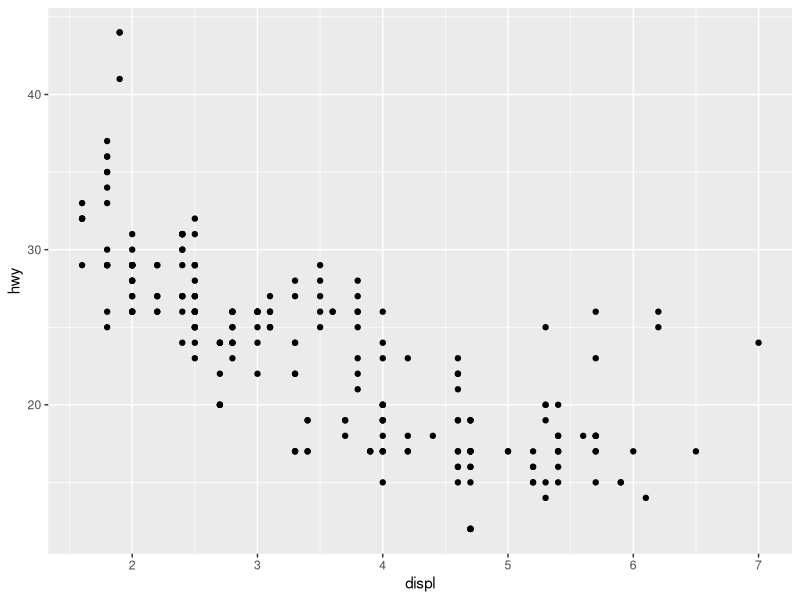
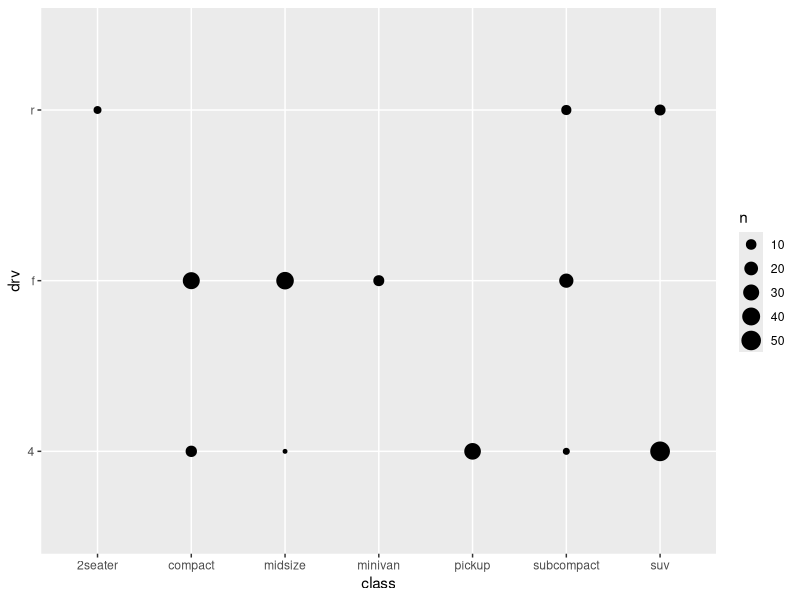
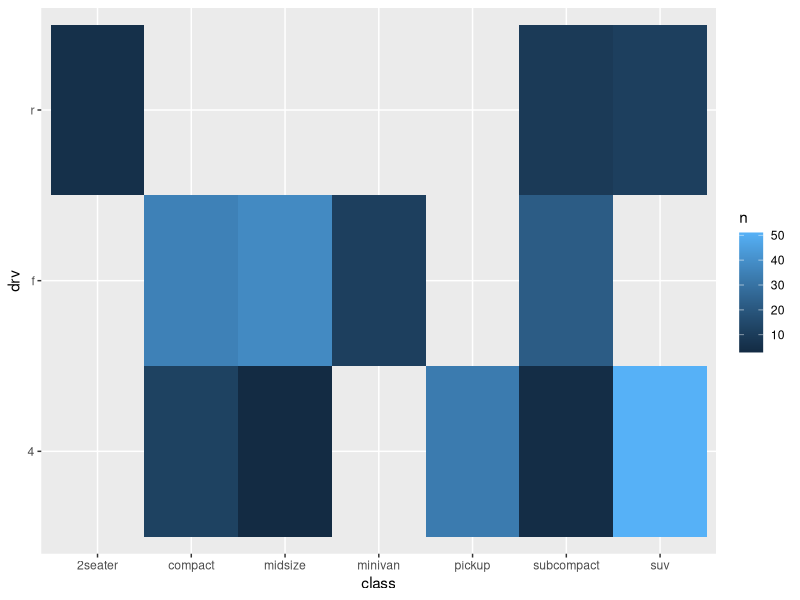
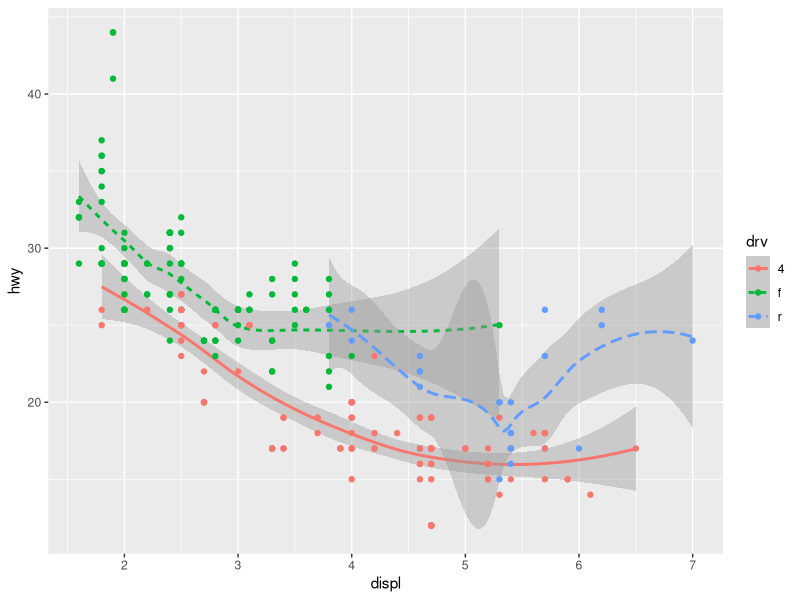
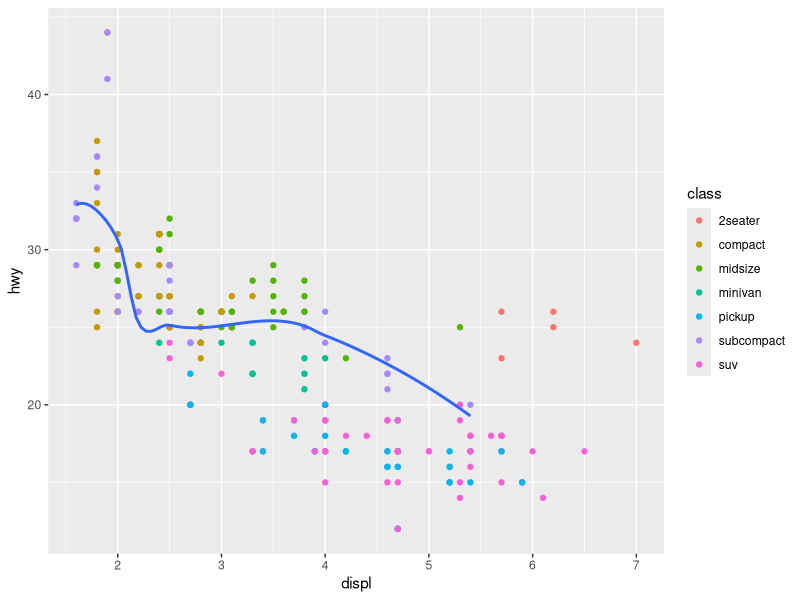
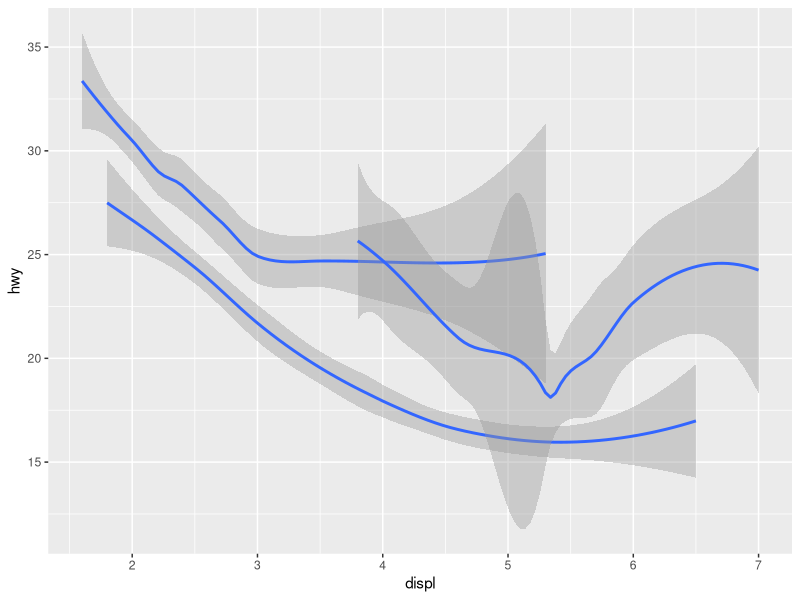
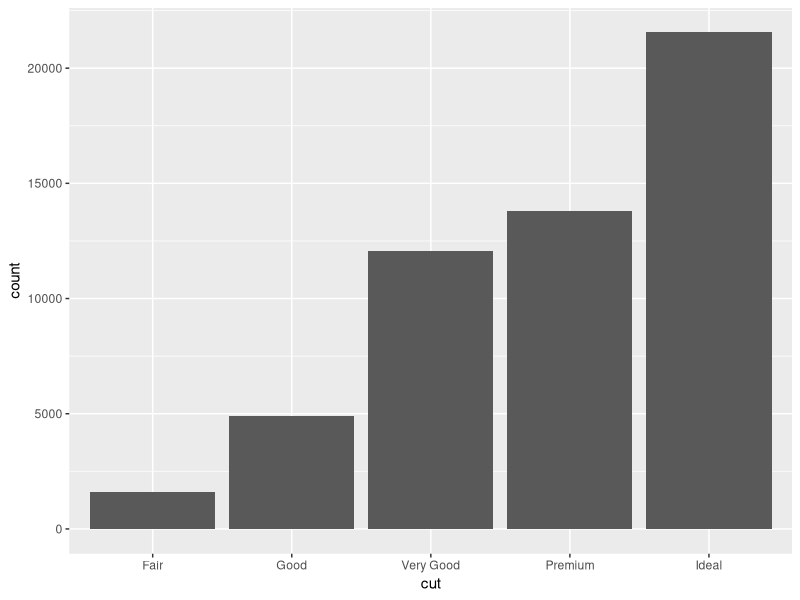
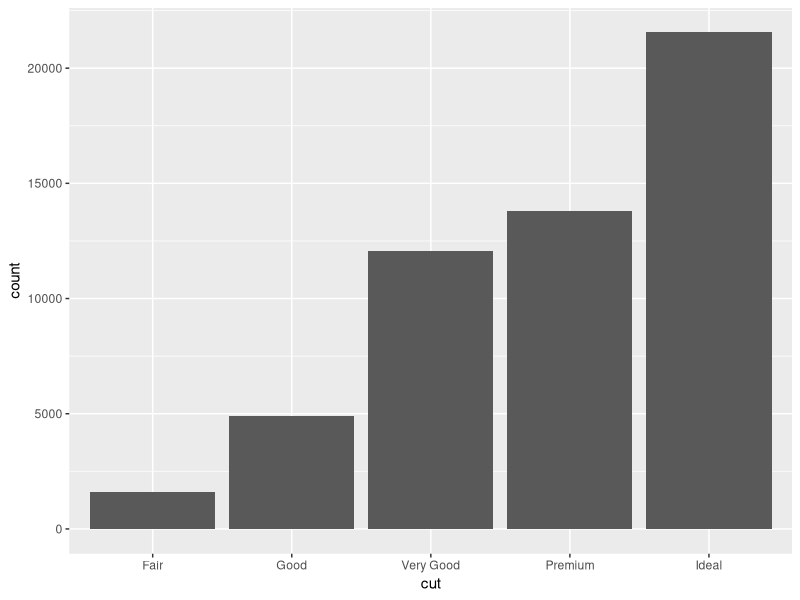

These charts were generated, in order, by the following R code:
## ---- chunk 1
knitr::opts_chunk$set(echo = TRUE)
## ---- chunk 2
library(tidyverse)

## ---- chunk 3

head(mpg)

ggplot(mpg, aes(displ, hwy))+
  geom_point()

## ---- chunk 4

ggplot(mpg, aes(class, drv))+
  geom_count()

## ---- chunk 5

count(mpg, class, drv) %>% 
  ggplot(aes(class, drv))+
  geom_tile(aes(fill = n))

## ---- chunk 6
ggplot(mpg, aes(displ, hwy))+
  geom_smooth(aes(linetype=drv, color=drv))+
  geom_point(aes(color=drv))


ggplot(mpg, aes(displ, hwy))+
  geom_point(aes(color=class))+
  geom_smooth(data = filter(mpg, class == "subcompact"), se=F)

ggplot(data = mpg) +
  geom_smooth(mapping = aes(x = displ, y = hwy, group = drv))
## ---- chunk 7
ggplot(diamonds, aes(cut))+
  geom_bar()

#another way of using stat to plot the same geom
ggplot(diamonds)+
  stat_count(aes(x=cut))
## ---- chunk 8
ggplot(data = mpg, mapping = aes(x = cty, y = hwy)) + 
  geom_jitter(width = 1, height = 2)
## ---- chunk 9
ggplot(mpg, aes(drv, hwy))+
  geom_boxplot()
## ---- chunk 10
ggplot(diamonds, aes(carat))+
  geom_histogram(binwidth = 0.5)
## ---- chunk 11
ggplot(diamonds, aes(carat, color=cut))+
  geom_freqpoly(binwidth = 0.1)
## ---- chunk 12
ggplot(mpg, aes(displ, hwy))+
  geom_point(aes(color=class, shape=class))
## ---- chunk 13
ggplot(mpg, aes(displ, hwy))+
  geom_point(color="white", shape=24, fill="pink", stroke=1, size=3)
## ---- chunk 14
ggplot(mpg, aes(displ, hwy))+
  geom_point(aes(color= displ<5 | hwy<=20))
## ---- chunk 15
ggplot(mpg, aes(displ, hwy))+
  geom_point()+
  facet_wrap(~class,nrow = 4)

ggplot(mpg, aes(displ, hwy))+
  geom_point()+
  facet_wrap(~class ~drv)
## ---- chunk 16
ggplot(mpg, aes(displ, hwy))+
  geom_point()+
  facet_grid(class~drv)

ggplot(mpg, aes(displ, hwy))+
  geom_point()+
  facet_grid(.~drv)

ggplot(mpg, aes(displ, hwy))+
  geom_point()+
  facet_grid(drv~.)
## ---- chunk 17
demo <- tribble(
   ~cut,         ~freq,
  "Fair",       1610,
  "Good",       4906,
  "Very Good",  12082,
  "Premium",    13791,
  "Ideal",      21551
)

ggplot(demo)+
  geom_bar(aes(cut, freq), stat = "identity")
## ---- chunk 18
ggplot(diamonds)+
  geom_bar(aes(cut, stat(prop), group=1))
## ---- chunk 19
ggplot(diamonds)+
  stat_summary(
    aes(cut, depth),
    fun.max = max,
    fun.min = min,
    fun = median
  )

#another way of using geom to plot the same plot
ggplot(diamonds)+
  geom_pointrange(
    aes(cut, depth),
    stat = "summary",
    fun.max = max,
    fun.min = min,
    fun = median
  )
## ---- chunk 20
ggplot(diamonds, aes(cut))+
  geom_bar(aes(fill=clarity))
## ---- chunk 21
ggplot(diamonds, aes(cut, color=clarity))+
  geom_bar(fill = NA, position = "identity")
## ---- chunk 22
ggplot(diamonds, aes(cut, fill=clarity))+
  geom_bar(position = "fill")
## ---- chunk 23
ggplot(diamonds, aes(cut, fill=clarity))+
  geom_bar(position = "dodge")
## ---- chunk 24
#see geom_jitter as well
ggplot(mpg, aes(displ, hwy))+
  geom_point(position = "jitter")
## ---- chunk 25
ggplot(mpg, aes(drv, hwy))+
  geom_boxplot()+
  coord_flip()
## ---- chunk 26
nz <- map_data("nz")

ggplot(nz, aes(long, lat, group=group))+
  geom_polygon(fill="white", color="black")+
  coord_quickmap()
## ---- chunk 27
ggplot(diamonds)+
  geom_bar(aes(cut, fill=cut), show.legend = F)+
  labs(x=NULL, y=NULL)+
  coord_polar()

#theta = "y" maps y to the angle of each section
ggplot(mpg, aes(x=factor(1), fill=drv))+
  geom_bar()+
  coord_polar(theta = "y")
## ---- chunk 28
ggplot(mpg, aes(cty, hwy))+
  geom_point()+
  geom_abline()+
  coord_fixed()
## ---- chunk 29
ggplot(diamonds, aes(x=y))+
  geom_histogram(binwidth = 0.5)+
  coord_cartesian(ylim = c(0,50))
## ---- chunk 30
ggplot(mpg, aes(displ, hwy))+
  geom_point(aes(color = class))+
  geom_smooth(se=F)+
  labs(
    title = "Fuel efficiency generally decreases with engine size",
    subtitle = "Two seaters (sports cars) are an exception because of their light weigh",
    caption = "Data from fueleconomy.gov",
    x = "Engine displacement (L)",
    y = "Highway fuel economy (mpg)",
    color = "Car type"
  )
## ---- chunk 31
best_in_class <- mpg %>% 
  group_by(class) %>% 
  filter(row_number(desc(hwy))==1)

ggplot(mpg, aes(displ, hwy))+
  geom_point(aes(color = class))+
  geom_text(aes(label = model), data = best_in_class)
## ---- chunk 32
ggplot(mpg, aes(displ, hwy))+
  geom_point(aes(color = class))+
  geom_label(aes(label = model), data = best_in_class, nudge_y = 2, alpha = 0.3)
## ---- chunk 33
ggplot(mpg, aes(displ, hwy))+
  geom_point(aes(color=class))+
  theme(legend.position = "none") #or "top", "bottom", "left", "right"(default)
## ---- chunk 34
ggplot(mpg, aes(displ, hwy))+
  geom_point(aes(color=class))+
  scale_x_continuous(labels = NULL)+
  scale_y_continuous(breaks = seq(15,40, by=5))
## ---- chunk 35
ggplot(mpg, aes(displ, hwy, color = drv))+
  geom_point()+
  scale_color_manual(values = c(`4`= "pink", f = "blue", r = "yellow"))
## ---- chunk 36
df <- tibble(
  x = rnorm(10000),
  y = rnorm(10000)
)

ggplot(df, aes(x,y))+
  geom_hex()+
  coord_fixed()+
  scale_fill_gradient(low = "white", high = "red")
## ---- chunk 37
ggplot(mpg, mapping = aes(displ, hwy)) +
  geom_point(aes(color = class)) +
  geom_smooth() +
  coord_cartesian(xlim = c(5, 7), ylim = c(10, 30))
## ---- chunk 38
#this example show it's hard to compare two plot with different x-axis, y-axis, and color aesthetic with different range.
suv <- mpg %>% filter(class == "suv")
compact <- mpg %>% filter(class == "compact")

ggplot(suv, aes(displ, hwy, colour = drv)) +
  geom_point()

ggplot(compact, aes(displ, hwy, colour = drv)) +
  geom_point()

#other than faceting to solve the problem, we can use the below solution if we want to have 2 plots for comparison.
x_scale <- scale_x_continuous(limits = range(mpg$displ))
y_scale <- scale_y_continuous(limits = range(mpg$hwy))
col_scale <- scale_colour_discrete(limits = unique(mpg$drv))

ggplot(suv, aes(displ, hwy, colour = drv)) +
  geom_point() +
  x_scale +
  y_scale +
  col_scale

ggplot(compact, aes(displ, hwy, colour = drv)) +
  geom_point() +
  x_scale +
  y_scale +
  col_scale
